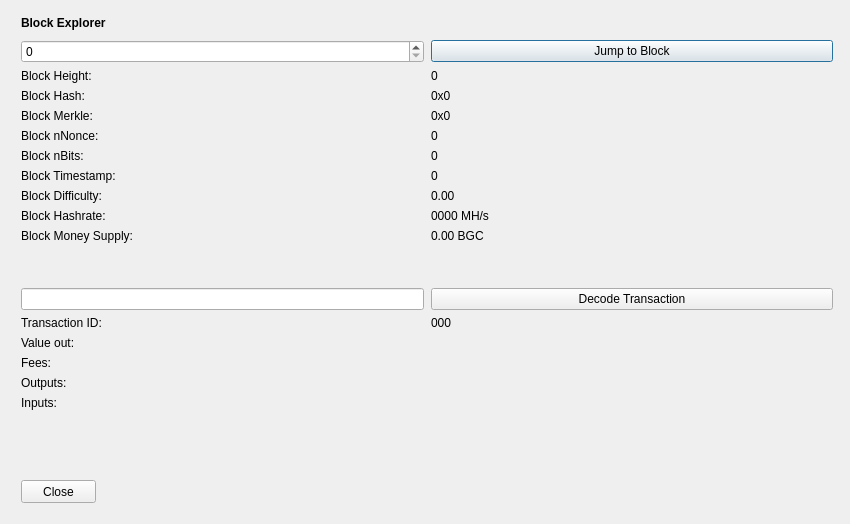
<?xml version="1.0" encoding="UTF-8"?>
<ui version="4.0">
 <class>BlockBrowser</class>
 <widget class="QDialog" name="BlockBrowser">
  <property name="windowModality">
   <enum>Qt::NonModal</enum>
  </property>
  <property name="enabled">
   <bool>true</bool>
  </property>
  <property name="geometry">
   <rect>
    <x>0</x>
    <y>0</y>
    <width>850</width>
    <height>524</height>
   </rect>
  </property>
  <property name="sizePolicy">
   <sizepolicy hsizetype="Preferred" vsizetype="Preferred">
    <horstretch>0</horstretch>
    <verstretch>0</verstretch>
   </sizepolicy>
  </property>
  <property name="minimumSize">
   <size>
    <width>0</width>
    <height>0</height>
   </size>
  </property>
  <property name="acceptDrops">
   <bool>false</bool>
  </property>
  <property name="windowTitle">
   <string>Testcoin Block Explorer</string>
  </property>
  <layout class="QGridLayout">
   <property name="sizeConstraint">
    <enum>QLayout::SetMaximumSize</enum>
   </property>
   <property name="leftMargin">
    <number>21</number>
   </property>
   <property name="topMargin">
    <number>10</number>
   </property>
   <property name="rightMargin">
    <number>10</number>
   </property>
   <item row="1" column="0">
    <widget class="QWidget" name="widget" native="true">
     <widget class="QWidget" name="layoutWidgetBE1">
      <property name="geometry">
       <rect>
        <x>0</x>
        <y>0</y>
        <width>822</width>
        <height>27</height>
       </rect>
      </property>
      <layout class="QHBoxLayout" name="horizontalLayoutBE">
       <property name="spacing">
        <number>7</number>
       </property>
       <item>
        <widget class="QLabel" name="labelBlockExplorer">
         <property name="sizePolicy">
          <sizepolicy hsizetype="Preferred" vsizetype="Maximum">
           <horstretch>0</horstretch>
           <verstretch>0</verstretch>
          </sizepolicy>
         </property>
         <property name="font">
          <font>
           <weight>75</weight>
           <bold>true</bold>
          </font>
         </property>
         <property name="styleSheet">
          <string notr="true">font-weight:bold;</string>
         </property>
         <property name="text">
          <string>Block Explorer</string>
         </property>
        </widget>
       </item>
       <item>
        <spacer name="horizontalSpacerBE">
         <property name="orientation">
          <enum>Qt::Horizontal</enum>
         </property>
         <property name="sizeHint" stdset="0">
          <size>
           <width>40</width>
           <height>20</height>
          </size>
         </property>
        </spacer>
       </item>
      </layout>
     </widget>
     <widget class="QWidget" name="layoutWidgetBE2">
      <property name="geometry">
       <rect>
        <x>0</x>
        <y>30</y>
        <width>812</width>
        <height>410</height>
       </rect>
      </property>
      <layout class="QGridLayout" name="gridLayoutBE" rowstretch="0,0,0,0,0,0,0,0,0,0,0,0,0,0,0,0,0,0,0,0" columnstretch="0,0">
       <property name="sizeConstraint">
        <enum>QLayout::SetDefaultConstraint</enum>
       </property>
       <property name="horizontalSpacing">
        <number>7</number>
       </property>
       <item row="14" column="1">
        <widget class="QLabel" name="txID">
         <property name="text">
          <string>000</string>
         </property>
         <property name="textInteractionFlags">
          <set>Qt::LinksAccessibleByMouse|Qt::TextSelectableByMouse</set>
         </property>
        </widget>
       </item>
       <item row="8" column="1">
        <widget class="QLabel" name="timeBox">
         <property name="text">
          <string>0</string>
         </property>
         <property name="textInteractionFlags">
          <set>Qt::LinksAccessibleByMouse|Qt::TextSelectableByMouse</set>
         </property>
        </widget>
       </item>
       <item row="9" column="1">
        <widget class="QLabel" name="diffBox">
         <property name="text">
          <string>0.00</string>
         </property>
         <property name="textInteractionFlags">
          <set>Qt::LinksAccessibleByMouse|Qt::TextSelectableByMouse</set>
         </property>
        </widget>
       </item>
       <item row="10" column="0">
        <widget class="QLabel" name="hashRateLabel">
         <property name="text">
          <string>Block Hashrate:</string>
         </property>
        </widget>
       </item>
       <item row="9" column="0">
        <widget class="QLabel" name="diffLabel">
         <property name="text">
          <string>Block Difficulty:</string>
         </property>
        </widget>
       </item>
       <item row="17" column="1">
        <widget class="QLabel" name="outputBox">
         <property name="text">
          <string/>
         </property>
         <property name="alignment">
          <set>Qt::AlignLeading|Qt::AlignLeft|Qt::AlignTop</set>
         </property>
         <property name="textInteractionFlags">
          <set>Qt::LinksAccessibleByMouse|Qt::TextSelectableByMouse</set>
         </property>
        </widget>
       </item>
       <item row="3" column="1">
        <widget class="QLabel" name="heightLabelBE1">
         <property name="text">
          <string>0</string>
         </property>
         <property name="textInteractionFlags">
          <set>Qt::LinksAccessibleByMouse|Qt::TextSelectableByMouse</set>
         </property>
        </widget>
       </item>
       <item row="1" column="1">
        <widget class="QPushButton" name="blockButton">
         <property name="text">
          <string>Jump to Block</string>
         </property>
        </widget>
       </item>
       <item row="3" column="0">
        <widget class="QLabel" name="heightLabelBE2">
         <property name="text">
          <string>Block Height:</string>
         </property>
        </widget>
       </item>
       <item row="7" column="0">
        <widget class="QLabel" name="bitsLabel">
         <property name="text">
          <string>Block nBits:</string>
         </property>
        </widget>
       </item>
       <item row="6" column="1">
        <widget class="QLabel" name="nonceBox">
         <property name="text">
          <string>0</string>
         </property>
         <property name="textInteractionFlags">
          <set>Qt::LinksAccessibleByMouse|Qt::TextSelectableByMouse</set>
         </property>
        </widget>
       </item>
       <item row="6" column="0">
        <widget class="QLabel" name="nonceLabel">
         <property name="text">
          <string>Block nNonce:</string>
         </property>
        </widget>
       </item>
       <item row="5" column="1">
        <widget class="QLabel" name="merkleBox">
         <property name="minimumSize">
          <size>
           <width>187</width>
           <height>0</height>
          </size>
         </property>
         <property name="text">
          <string>0x0</string>
         </property>
         <property name="textInteractionFlags">
          <set>Qt::LinksAccessibleByMouse|Qt::TextSelectableByMouse</set>
         </property>
        </widget>
       </item>
       <item row="16" column="0">
        <widget class="QLabel" name="feesLabel">
         <property name="text">
          <string>Fees:</string>
         </property>
        </widget>
       </item>
       <item row="15" column="1">
        <widget class="QLabel" name="valueBox">
         <property name="text">
          <string/>
         </property>
         <property name="textInteractionFlags">
          <set>Qt::LinksAccessibleByMouse|Qt::TextSelectableByMouse</set>
         </property>
        </widget>
       </item>
       <item row="7" column="1">
        <widget class="QLabel" name="bitsBox">
         <property name="text">
          <string>0</string>
         </property>
         <property name="textInteractionFlags">
          <set>Qt::LinksAccessibleByMouse|Qt::TextSelectableByMouse</set>
         </property>
        </widget>
       </item>
       <item row="8" column="0">
        <widget class="QLabel" name="timeLabel">
         <property name="text">
          <string>Block Timestamp:</string>
         </property>
        </widget>
       </item>
       <item row="17" column="0">
        <widget class="QLabel" name="outputLabel">
         <property name="text">
          <string>Outputs:</string>
         </property>
         <property name="alignment">
          <set>Qt::AlignLeading|Qt::AlignLeft|Qt::AlignTop</set>
         </property>
        </widget>
       </item>
       <item row="1" column="0">
        <widget class="QSpinBox" name="heightBox">
         <property name="sizePolicy">
          <sizepolicy hsizetype="Preferred" vsizetype="Fixed">
           <horstretch>0</horstretch>
           <verstretch>0</verstretch>
          </sizepolicy>
         </property>
         <property name="maximum">
          <number>99999999</number>
         </property>
        </widget>
       </item>
       <item row="4" column="0">
        <widget class="QLabel" name="hashLabel">
         <property name="text">
          <string>Block Hash:</string>
         </property>
        </widget>
       </item>
       <item row="16" column="1">
        <widget class="QLabel" name="feesBox">
         <property name="text">
          <string/>
         </property>
         <property name="textInteractionFlags">
          <set>Qt::LinksAccessibleByMouse|Qt::TextSelectableByMouse</set>
         </property>
        </widget>
       </item>
       <item row="4" column="1">
        <widget class="QLabel" name="hashBox">
         <property name="enabled">
          <bool>true</bool>
         </property>
         <property name="sizePolicy">
          <sizepolicy hsizetype="Preferred" vsizetype="Preferred">
           <horstretch>0</horstretch>
           <verstretch>0</verstretch>
          </sizepolicy>
         </property>
         <property name="minimumSize">
          <size>
           <width>0</width>
           <height>0</height>
          </size>
         </property>
         <property name="text">
          <string>0x0</string>
         </property>
         <property name="textInteractionFlags">
          <set>Qt::LinksAccessibleByMouse|Qt::TextSelectableByMouse</set>
         </property>
        </widget>
       </item>
       <item row="14" column="0">
        <widget class="QLabel" name="txLabel">
         <property name="text">
          <string>Transaction ID:</string>
         </property>
        </widget>
       </item>
       <item row="15" column="0">
        <widget class="QLabel" name="valueLabel">
         <property name="text">
          <string>Value out:</string>
         </property>
        </widget>
       </item>
       <item row="13" column="0">
        <widget class="QLineEdit" name="txBox">
         <property name="sizePolicy">
          <sizepolicy hsizetype="Preferred" vsizetype="Fixed">
           <horstretch>0</horstretch>
           <verstretch>0</verstretch>
          </sizepolicy>
         </property>
         <property name="inputMask">
          <string comment="Transaction id" extracomment="Transaction id"/>
         </property>
        </widget>
       </item>
       <item row="12" column="0">
        <spacer name="verticalSpacer_2">
         <property name="orientation">
          <enum>Qt::Vertical</enum>
         </property>
         <property name="sizeHint" stdset="0">
          <size>
           <width>20</width>
           <height>20</height>
          </size>
         </property>
        </spacer>
       </item>
       <item row="10" column="1">
        <widget class="QLabel" name="hashRateBox">
         <property name="text">
          <string>0000 MH/s</string>
         </property>
         <property name="textInteractionFlags">
          <set>Qt::LinksAccessibleByMouse|Qt::TextSelectableByMouse</set>
         </property>
        </widget>
       </item>
       <item row="19" column="0">
        <spacer name="verticalSpacer">
         <property name="orientation">
          <enum>Qt::Vertical</enum>
         </property>
         <property name="sizeHint" stdset="0">
          <size>
           <width>20</width>
           <height>40</height>
          </size>
         </property>
        </spacer>
       </item>
       <item row="13" column="1">
        <widget class="QPushButton" name="txButton">
         <property name="text">
          <string>Decode Transaction</string>
         </property>
        </widget>
       </item>
       <item row="18" column="0">
        <widget class="QLabel" name="inputLabel">
         <property name="text">
          <string>Inputs:</string>
         </property>
         <property name="alignment">
          <set>Qt::AlignLeading|Qt::AlignLeft|Qt::AlignTop</set>
         </property>
        </widget>
       </item>
       <item row="5" column="0">
        <widget class="QLabel" name="merkleLabel">
         <property name="text">
          <string>Block Merkle:</string>
         </property>
        </widget>
       </item>
       <item row="18" column="1">
        <widget class="QLabel" name="inputBox">
         <property name="text">
          <string/>
         </property>
         <property name="alignment">
          <set>Qt::AlignLeading|Qt::AlignLeft|Qt::AlignTop</set>
         </property>
         <property name="textInteractionFlags">
          <set>Qt::LinksAccessibleByMouse|Qt::TextSelectableByMouse</set>
         </property>
        </widget>
       </item>
       <item row="11" column="0">
        <widget class="QLabel" name="moneySupplyLabel">
         <property name="text">
          <string>Block Money Supply:</string>
         </property>
        </widget>
       </item>
       <item row="11" column="1">
        <widget class="QLabel" name="moneySupplyBox">
         <property name="text">
          <string>0.00 BGC</string>
         </property>
         <property name="textInteractionFlags">
          <set>Qt::LinksAccessibleByMouse|Qt::TextSelectableByMouse</set>
         </property>
        </widget>
       </item>
      </layout>
     </widget>
     <widget class="QPushButton" name="closeButton">
      <property name="geometry">
       <rect>
        <x>0</x>
        <y>470</y>
        <width>75</width>
        <height>23</height>
       </rect>
      </property>
      <property name="text">
       <string>Close</string>
      </property>
     </widget>
    </widget>
   </item>
  </layout>
 </widget>
 <resources/>
 <connections/>
</ui>
